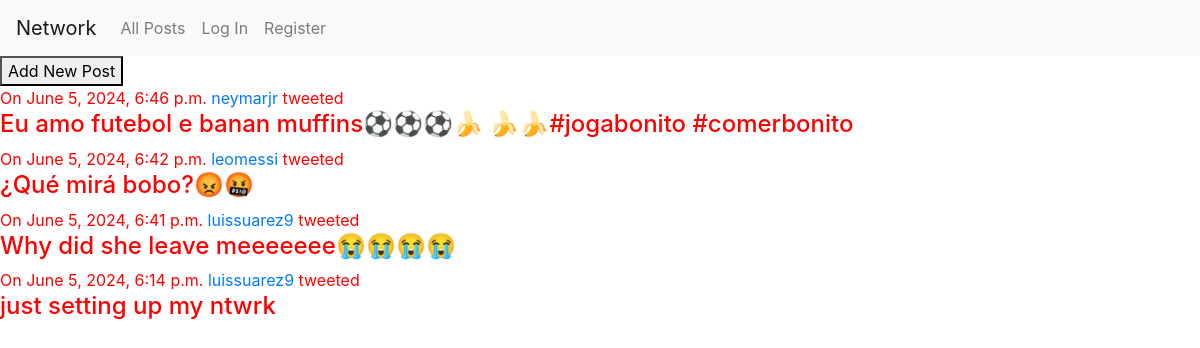
The page / on the database its author committed.
### network/models.py (models this page shows, shortened)
class Post(models.Model):
    author = models.ForeignKey(User, on_delete=models.CASCADE)
    title = models.CharField(max_length=60)
    content = models.TextField()
    likes =  models.ManyToManyField(User, related_name="liked_posts", blank=True)
    created_at = models.DateTimeField(auto_now_add=True)

class User(AbstractUser):
    birthdate = models.DateField(null=True, blank=True)
    portrait = models.URLField(null=True, blank=True)
    bio = models.TextField(max_length=600, null=True, blank=True)
    follows = models.ManyToManyField("self", symmetrical=False, related_name="followers", blank=True)

### network/views.py (the view)
# urls.py: path("", views.index, name="index"),
def index(request):
    posts = Post.objects.all().order_by("-created_at")
    return render(request, "network/index.html", {
        'posts': posts
    })

### network/templates/network/index.html
{% extends "network/layout.html" %}
{% block body %}
    <div>
        <form action="{% url 'new' %}" method="GET">
            <button>Add New Post</button>
        </form>
        {% for post in posts%}
        <div>
            <div>
                On {{ post.created_at }} <a href="{% url 'profile' username=post.author %}">{{ post.author }}</a> tweeted
            </div>
            <div>
                <h4>{{ post.content }}</h4>
            </div>
        </div>
        {% endfor %}
    </div>
{% endblock %}

### network/static/network/styles.css (style rules this page uses)
body { color: red; }

### rows shown on the page
Post: created_at "June 5, 2024, 6:46 p.m.", author "neymarjr", content "Eu amo futebol e banan muffins⚽️⚽️⚽️🍌 🍌🍌#jogabonito #comerbonito"
Post: created_at "June 5, 2024, 6:42 p.m.", author "leomessi", content "¿Qué mirá bobo?😡🤬"
Post: created_at "June 5, 2024, 6:41 p.m.", author "luissuarez9", content "Why did she leave meeeeeee😭😭😭😭"
Post: created_at "June 5, 2024, 6:14 p.m.", author "luissuarez9", content "just setting up my ntwrk"
